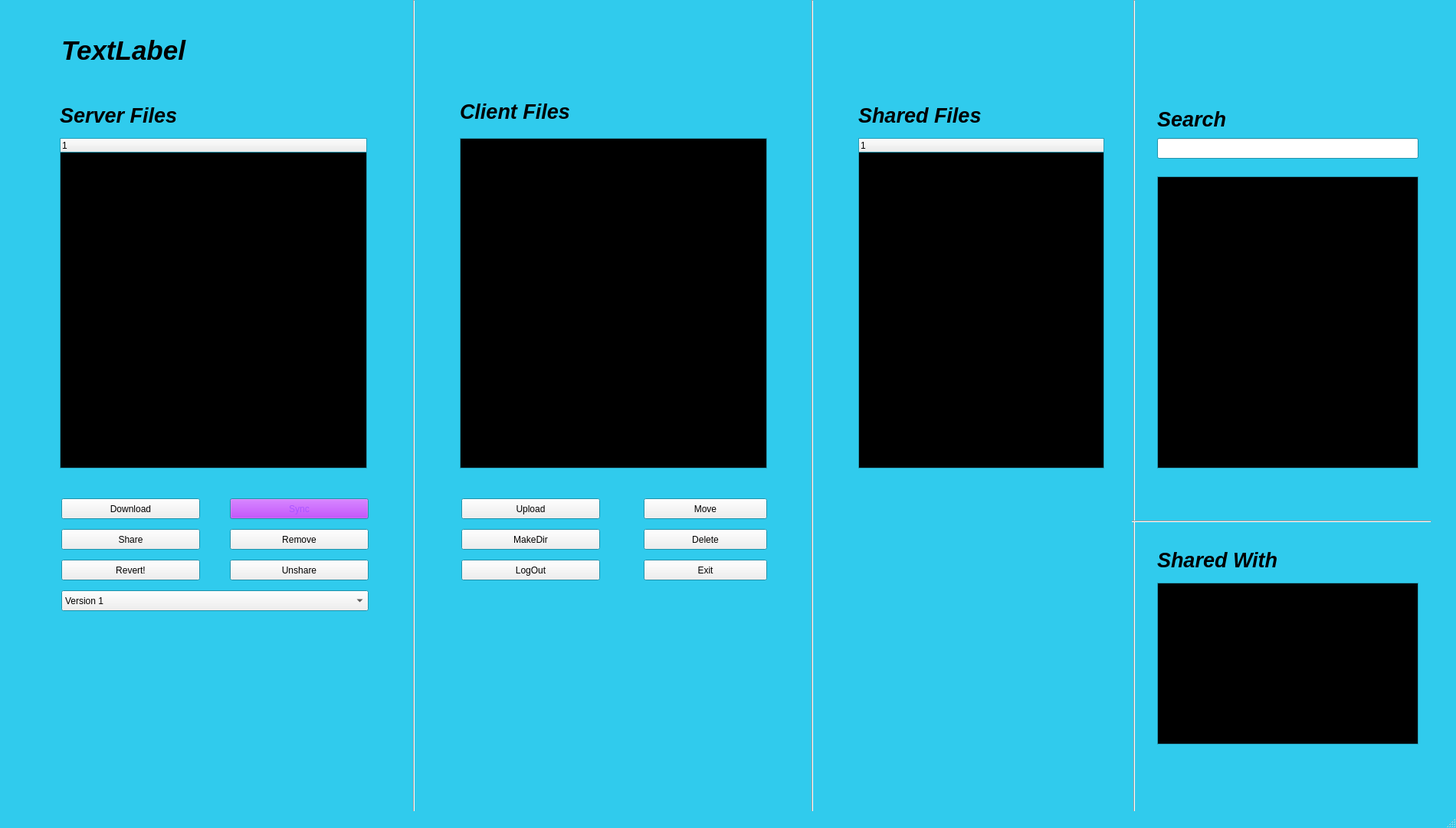
<?xml version="1.0" encoding="UTF-8"?>
<ui version="4.0">
 <class>DropBox</class>
 <widget class="QMainWindow" name="DropBox">
  <property name="geometry">
   <rect>
    <x>0</x>
    <y>0</y>
    <width>1900</width>
    <height>1080</height>
   </rect>
  </property>
  <property name="palette">
   <palette>
    <active>
     <colorrole role="Base">
      <brush brushstyle="SolidPattern">
       <color alpha="255">
        <red>255</red>
        <green>255</green>
        <blue>255</blue>
       </color>
      </brush>
     </colorrole>
     <colorrole role="Window">
      <brush brushstyle="SolidPattern">
       <color alpha="255">
        <red>48</red>
        <green>203</green>
        <blue>237</blue>
       </color>
      </brush>
     </colorrole>
    </active>
    <inactive>
     <colorrole role="Base">
      <brush brushstyle="SolidPattern">
       <color alpha="255">
        <red>255</red>
        <green>255</green>
        <blue>255</blue>
       </color>
      </brush>
     </colorrole>
     <colorrole role="Window">
      <brush brushstyle="SolidPattern">
       <color alpha="255">
        <red>48</red>
        <green>203</green>
        <blue>237</blue>
       </color>
      </brush>
     </colorrole>
    </inactive>
    <disabled>
     <colorrole role="Base">
      <brush brushstyle="SolidPattern">
       <color alpha="255">
        <red>48</red>
        <green>203</green>
        <blue>237</blue>
       </color>
      </brush>
     </colorrole>
     <colorrole role="Window">
      <brush brushstyle="SolidPattern">
       <color alpha="255">
        <red>48</red>
        <green>203</green>
        <blue>237</blue>
       </color>
      </brush>
     </colorrole>
    </disabled>
   </palette>
  </property>
  <property name="windowTitle">
   <string>myDropBox</string>
  </property>
  <widget class="QWidget" name="centralwidget">
   <widget class="QTreeView" name="clientTreeView">
    <property name="geometry">
     <rect>
      <x>600</x>
      <y>180</y>
      <width>401</width>
      <height>431</height>
     </rect>
    </property>
    <property name="palette">
     <palette>
      <active>
       <colorrole role="WindowText">
        <brush brushstyle="SolidPattern">
         <color alpha="255">
          <red>255</red>
          <green>255</green>
          <blue>255</blue>
         </color>
        </brush>
       </colorrole>
       <colorrole role="Text">
        <brush brushstyle="SolidPattern">
         <color alpha="255">
          <red>255</red>
          <green>255</green>
          <blue>255</blue>
         </color>
        </brush>
       </colorrole>
       <colorrole role="Base">
        <brush brushstyle="SolidPattern">
         <color alpha="255">
          <red>0</red>
          <green>0</green>
          <blue>0</blue>
         </color>
        </brush>
       </colorrole>
       <colorrole role="Highlight">
        <brush brushstyle="SolidPattern">
         <color alpha="255">
          <red>0</red>
          <green>255</green>
          <blue>255</blue>
         </color>
        </brush>
       </colorrole>
      </active>
      <inactive>
       <colorrole role="WindowText">
        <brush brushstyle="SolidPattern">
         <color alpha="255">
          <red>255</red>
          <green>255</green>
          <blue>255</blue>
         </color>
        </brush>
       </colorrole>
       <colorrole role="Text">
        <brush brushstyle="SolidPattern">
         <color alpha="255">
          <red>255</red>
          <green>255</green>
          <blue>255</blue>
         </color>
        </brush>
       </colorrole>
       <colorrole role="Base">
        <brush brushstyle="SolidPattern">
         <color alpha="255">
          <red>0</red>
          <green>0</green>
          <blue>0</blue>
         </color>
        </brush>
       </colorrole>
       <colorrole role="Highlight">
        <brush brushstyle="SolidPattern">
         <color alpha="255">
          <red>0</red>
          <green>255</green>
          <blue>255</blue>
         </color>
        </brush>
       </colorrole>
      </inactive>
      <disabled>
       <colorrole role="WindowText">
        <brush brushstyle="SolidPattern">
         <color alpha="255">
          <red>159</red>
          <green>158</green>
          <blue>158</blue>
         </color>
        </brush>
       </colorrole>
       <colorrole role="Text">
        <brush brushstyle="SolidPattern">
         <color alpha="255">
          <red>159</red>
          <green>158</green>
          <blue>158</blue>
         </color>
        </brush>
       </colorrole>
       <colorrole role="Base">
        <brush brushstyle="SolidPattern">
         <color alpha="255">
          <red>255</red>
          <green>255</green>
          <blue>255</blue>
         </color>
        </brush>
       </colorrole>
       <colorrole role="Highlight">
        <brush brushstyle="SolidPattern">
         <color alpha="255">
          <red>240</red>
          <green>240</green>
          <blue>240</blue>
         </color>
        </brush>
       </colorrole>
      </disabled>
     </palette>
    </property>
   </widget>
   <widget class="QPushButton" name="btnSync">
    <property name="geometry">
     <rect>
      <x>300</x>
      <y>650</y>
      <width>181</width>
      <height>27</height>
     </rect>
    </property>
    <property name="palette">
     <palette>
      <active>
       <colorrole role="Button">
        <brush brushstyle="SolidPattern">
         <color alpha="255">
          <red>170</red>
          <green>0</green>
          <blue>255</blue>
         </color>
        </brush>
       </colorrole>
       <colorrole role="Text">
        <brush brushstyle="SolidPattern">
         <color alpha="255">
          <red>0</red>
          <green>255</green>
          <blue>0</blue>
         </color>
        </brush>
       </colorrole>
       <colorrole role="ButtonText">
        <brush brushstyle="SolidPattern">
         <color alpha="255">
          <red>170</red>
          <green>85</green>
          <blue>255</blue>
         </color>
        </brush>
       </colorrole>
       <colorrole role="Base">
        <brush brushstyle="SolidPattern">
         <color alpha="255">
          <red>0</red>
          <green>255</green>
          <blue>0</blue>
         </color>
        </brush>
       </colorrole>
      </active>
      <inactive>
       <colorrole role="Button">
        <brush brushstyle="SolidPattern">
         <color alpha="255">
          <red>170</red>
          <green>0</green>
          <blue>255</blue>
         </color>
        </brush>
       </colorrole>
       <colorrole role="Text">
        <brush brushstyle="SolidPattern">
         <color alpha="255">
          <red>0</red>
          <green>255</green>
          <blue>0</blue>
         </color>
        </brush>
       </colorrole>
       <colorrole role="ButtonText">
        <brush brushstyle="SolidPattern">
         <color alpha="255">
          <red>170</red>
          <green>85</green>
          <blue>255</blue>
         </color>
        </brush>
       </colorrole>
       <colorrole role="Base">
        <brush brushstyle="SolidPattern">
         <color alpha="255">
          <red>0</red>
          <green>255</green>
          <blue>0</blue>
         </color>
        </brush>
       </colorrole>
      </inactive>
      <disabled>
       <colorrole role="Button">
        <brush brushstyle="SolidPattern">
         <color alpha="255">
          <red>170</red>
          <green>0</green>
          <blue>255</blue>
         </color>
        </brush>
       </colorrole>
       <colorrole role="Text">
        <brush brushstyle="SolidPattern">
         <color alpha="255">
          <red>159</red>
          <green>158</green>
          <blue>158</blue>
         </color>
        </brush>
       </colorrole>
       <colorrole role="ButtonText">
        <brush brushstyle="SolidPattern">
         <color alpha="255">
          <red>159</red>
          <green>158</green>
          <blue>158</blue>
         </color>
        </brush>
       </colorrole>
       <colorrole role="Base">
        <brush brushstyle="SolidPattern">
         <color alpha="255">
          <red>255</red>
          <green>255</green>
          <blue>255</blue>
         </color>
        </brush>
       </colorrole>
      </disabled>
     </palette>
    </property>
    <property name="text">
     <string>Sync</string>
    </property>
   </widget>
   <widget class="QPushButton" name="btnDownload">
    <property name="geometry">
     <rect>
      <x>80</x>
      <y>650</y>
      <width>181</width>
      <height>27</height>
     </rect>
    </property>
    <property name="text">
     <string>Download</string>
    </property>
   </widget>
   <widget class="QPushButton" name="btnRemove">
    <property name="geometry">
     <rect>
      <x>300</x>
      <y>690</y>
      <width>181</width>
      <height>27</height>
     </rect>
    </property>
    <property name="text">
     <string>Remove</string>
    </property>
   </widget>
   <widget class="QPushButton" name="btnShare">
    <property name="geometry">
     <rect>
      <x>80</x>
      <y>690</y>
      <width>181</width>
      <height>27</height>
     </rect>
    </property>
    <property name="text">
     <string>Share</string>
    </property>
   </widget>
   <widget class="QPushButton" name="btnUnshare">
    <property name="geometry">
     <rect>
      <x>300</x>
      <y>730</y>
      <width>181</width>
      <height>27</height>
     </rect>
    </property>
    <property name="text">
     <string>Unshare</string>
    </property>
   </widget>
   <widget class="QPushButton" name="btnUpload">
    <property name="geometry">
     <rect>
      <x>602</x>
      <y>650</y>
      <width>181</width>
      <height>27</height>
     </rect>
    </property>
    <property name="text">
     <string>Upload</string>
    </property>
   </widget>
   <widget class="QPushButton" name="btnMake">
    <property name="geometry">
     <rect>
      <x>602</x>
      <y>690</y>
      <width>181</width>
      <height>27</height>
     </rect>
    </property>
    <property name="text">
     <string>MakeDir</string>
    </property>
   </widget>
   <widget class="QPushButton" name="btnLogout">
    <property name="geometry">
     <rect>
      <x>602</x>
      <y>730</y>
      <width>181</width>
      <height>27</height>
     </rect>
    </property>
    <property name="text">
     <string>LogOut</string>
    </property>
   </widget>
   <widget class="QPushButton" name="btnDelete">
    <property name="geometry">
     <rect>
      <x>840</x>
      <y>690</y>
      <width>161</width>
      <height>27</height>
     </rect>
    </property>
    <property name="text">
     <string>Delete</string>
    </property>
   </widget>
   <widget class="QPushButton" name="btnExit">
    <property name="geometry">
     <rect>
      <x>840</x>
      <y>730</y>
      <width>161</width>
      <height>27</height>
     </rect>
    </property>
    <property name="text">
     <string>Exit</string>
    </property>
   </widget>
   <widget class="QLineEdit" name="textSearch">
    <property name="geometry">
     <rect>
      <x>1510</x>
      <y>180</y>
      <width>341</width>
      <height>27</height>
     </rect>
    </property>
   </widget>
   <widget class="QLabel" name="label">
    <property name="geometry">
     <rect>
      <x>78</x>
      <y>140</y>
      <width>181</width>
      <height>21</height>
     </rect>
    </property>
    <property name="font">
     <font>
      <pointsize>20</pointsize>
      <weight>75</weight>
      <italic>true</italic>
      <bold>true</bold>
     </font>
    </property>
    <property name="text">
     <string>Server Files</string>
    </property>
   </widget>
   <widget class="QLabel" name="label_2">
    <property name="geometry">
     <rect>
      <x>600</x>
      <y>130</y>
      <width>241</width>
      <height>31</height>
     </rect>
    </property>
    <property name="font">
     <font>
      <pointsize>20</pointsize>
      <weight>75</weight>
      <italic>true</italic>
      <bold>true</bold>
     </font>
    </property>
    <property name="text">
     <string>Client Files</string>
    </property>
    <property name="textFormat">
     <enum>Qt::AutoText</enum>
    </property>
   </widget>
   <widget class="QComboBox" name="comboRevert">
    <property name="geometry">
     <rect>
      <x>80</x>
      <y>770</y>
      <width>401</width>
      <height>27</height>
     </rect>
    </property>
    <item>
     <property name="text">
      <string>Version 1</string>
     </property>
    </item>
   </widget>
   <widget class="QPushButton" name="btnConfirmRevert">
    <property name="geometry">
     <rect>
      <x>80</x>
      <y>730</y>
      <width>181</width>
      <height>27</height>
     </rect>
    </property>
    <property name="text">
     <string>Revert!</string>
    </property>
   </widget>
   <widget class="QTreeWidget" name="serverTreeWidget">
    <property name="geometry">
     <rect>
      <x>78</x>
      <y>180</y>
      <width>401</width>
      <height>431</height>
     </rect>
    </property>
    <property name="palette">
     <palette>
      <active>
       <colorrole role="WindowText">
        <brush brushstyle="SolidPattern">
         <color alpha="255">
          <red>255</red>
          <green>255</green>
          <blue>255</blue>
         </color>
        </brush>
       </colorrole>
       <colorrole role="Text">
        <brush brushstyle="SolidPattern">
         <color alpha="255">
          <red>255</red>
          <green>255</green>
          <blue>255</blue>
         </color>
        </brush>
       </colorrole>
       <colorrole role="Base">
        <brush brushstyle="SolidPattern">
         <color alpha="255">
          <red>0</red>
          <green>0</green>
          <blue>0</blue>
         </color>
        </brush>
       </colorrole>
      </active>
      <inactive>
       <colorrole role="WindowText">
        <brush brushstyle="SolidPattern">
         <color alpha="255">
          <red>255</red>
          <green>255</green>
          <blue>255</blue>
         </color>
        </brush>
       </colorrole>
       <colorrole role="Text">
        <brush brushstyle="SolidPattern">
         <color alpha="255">
          <red>255</red>
          <green>255</green>
          <blue>255</blue>
         </color>
        </brush>
       </colorrole>
       <colorrole role="Base">
        <brush brushstyle="SolidPattern">
         <color alpha="255">
          <red>0</red>
          <green>0</green>
          <blue>0</blue>
         </color>
        </brush>
       </colorrole>
      </inactive>
      <disabled>
       <colorrole role="WindowText">
        <brush brushstyle="SolidPattern">
         <color alpha="255">
          <red>159</red>
          <green>158</green>
          <blue>158</blue>
         </color>
        </brush>
       </colorrole>
       <colorrole role="Text">
        <brush brushstyle="SolidPattern">
         <color alpha="255">
          <red>159</red>
          <green>158</green>
          <blue>158</blue>
         </color>
        </brush>
       </colorrole>
       <colorrole role="Base">
        <brush brushstyle="SolidPattern">
         <color alpha="255">
          <red>255</red>
          <green>255</green>
          <blue>255</blue>
         </color>
        </brush>
       </colorrole>
      </disabled>
     </palette>
    </property>
    <column>
     <property name="text">
      <string notr="true">1</string>
     </property>
    </column>
   </widget>
   <widget class="QTreeWidget" name="shareTreeWidget">
    <property name="geometry">
     <rect>
      <x>1120</x>
      <y>180</y>
      <width>321</width>
      <height>431</height>
     </rect>
    </property>
    <property name="palette">
     <palette>
      <active>
       <colorrole role="Text">
        <brush brushstyle="SolidPattern">
         <color alpha="255">
          <red>255</red>
          <green>255</green>
          <blue>255</blue>
         </color>
        </brush>
       </colorrole>
       <colorrole role="Base">
        <brush brushstyle="SolidPattern">
         <color alpha="255">
          <red>0</red>
          <green>0</green>
          <blue>0</blue>
         </color>
        </brush>
       </colorrole>
      </active>
      <inactive>
       <colorrole role="Text">
        <brush brushstyle="SolidPattern">
         <color alpha="255">
          <red>255</red>
          <green>255</green>
          <blue>255</blue>
         </color>
        </brush>
       </colorrole>
       <colorrole role="Base">
        <brush brushstyle="SolidPattern">
         <color alpha="255">
          <red>0</red>
          <green>0</green>
          <blue>0</blue>
         </color>
        </brush>
       </colorrole>
      </inactive>
      <disabled>
       <colorrole role="Text">
        <brush brushstyle="SolidPattern">
         <color alpha="255">
          <red>159</red>
          <green>158</green>
          <blue>158</blue>
         </color>
        </brush>
       </colorrole>
       <colorrole role="Base">
        <brush brushstyle="SolidPattern">
         <color alpha="255">
          <red>48</red>
          <green>203</green>
          <blue>237</blue>
         </color>
        </brush>
       </colorrole>
      </disabled>
     </palette>
    </property>
    <column>
     <property name="text">
      <string notr="true">1</string>
     </property>
    </column>
   </widget>
   <widget class="QPushButton" name="btnMove">
    <property name="geometry">
     <rect>
      <x>840</x>
      <y>650</y>
      <width>161</width>
      <height>27</height>
     </rect>
    </property>
    <property name="text">
     <string>Move</string>
    </property>
   </widget>
   <widget class="QListWidget" name="userListWidget">
    <property name="geometry">
     <rect>
      <x>1510</x>
      <y>230</y>
      <width>341</width>
      <height>381</height>
     </rect>
    </property>
    <property name="palette">
     <palette>
      <active>
       <colorrole role="Text">
        <brush brushstyle="SolidPattern">
         <color alpha="255">
          <red>255</red>
          <green>255</green>
          <blue>255</blue>
         </color>
        </brush>
       </colorrole>
       <colorrole role="Base">
        <brush brushstyle="SolidPattern">
         <color alpha="255">
          <red>0</red>
          <green>0</green>
          <blue>0</blue>
         </color>
        </brush>
       </colorrole>
      </active>
      <inactive>
       <colorrole role="Text">
        <brush brushstyle="SolidPattern">
         <color alpha="255">
          <red>255</red>
          <green>255</green>
          <blue>255</blue>
         </color>
        </brush>
       </colorrole>
       <colorrole role="Base">
        <brush brushstyle="SolidPattern">
         <color alpha="255">
          <red>0</red>
          <green>0</green>
          <blue>0</blue>
         </color>
        </brush>
       </colorrole>
      </inactive>
      <disabled>
       <colorrole role="Text">
        <brush brushstyle="SolidPattern">
         <color alpha="255">
          <red>159</red>
          <green>158</green>
          <blue>158</blue>
         </color>
        </brush>
       </colorrole>
       <colorrole role="Base">
        <brush brushstyle="SolidPattern">
         <color alpha="255">
          <red>48</red>
          <green>203</green>
          <blue>237</blue>
         </color>
        </brush>
       </colorrole>
      </disabled>
     </palette>
    </property>
   </widget>
   <widget class="QLabel" name="label_3">
    <property name="geometry">
     <rect>
      <x>1120</x>
      <y>140</y>
      <width>221</width>
      <height>21</height>
     </rect>
    </property>
    <property name="font">
     <font>
      <pointsize>20</pointsize>
      <weight>75</weight>
      <italic>true</italic>
      <bold>true</bold>
     </font>
    </property>
    <property name="text">
     <string>Shared Files</string>
    </property>
   </widget>
   <widget class="QLabel" name="label_4">
    <property name="geometry">
     <rect>
      <x>1510</x>
      <y>140</y>
      <width>161</width>
      <height>31</height>
     </rect>
    </property>
    <property name="font">
     <font>
      <pointsize>20</pointsize>
      <weight>75</weight>
      <italic>true</italic>
      <bold>true</bold>
     </font>
    </property>
    <property name="text">
     <string>Search</string>
    </property>
   </widget>
   <widget class="QLabel" name="lblUser">
    <property name="geometry">
     <rect>
      <x>80</x>
      <y>30</y>
      <width>321</width>
      <height>71</height>
     </rect>
    </property>
    <property name="font">
     <font>
      <pointsize>26</pointsize>
      <weight>75</weight>
      <italic>true</italic>
      <bold>true</bold>
     </font>
    </property>
    <property name="text">
     <string>TextLabel</string>
    </property>
   </widget>
   <widget class="QListWidget" name="sharedListWidget">
    <property name="geometry">
     <rect>
      <x>1510</x>
      <y>760</y>
      <width>341</width>
      <height>211</height>
     </rect>
    </property>
    <property name="palette">
     <palette>
      <active>
       <colorrole role="Text">
        <brush brushstyle="SolidPattern">
         <color alpha="255">
          <red>255</red>
          <green>255</green>
          <blue>255</blue>
         </color>
        </brush>
       </colorrole>
       <colorrole role="Base">
        <brush brushstyle="SolidPattern">
         <color alpha="255">
          <red>0</red>
          <green>0</green>
          <blue>0</blue>
         </color>
        </brush>
       </colorrole>
      </active>
      <inactive>
       <colorrole role="Text">
        <brush brushstyle="SolidPattern">
         <color alpha="255">
          <red>255</red>
          <green>255</green>
          <blue>255</blue>
         </color>
        </brush>
       </colorrole>
       <colorrole role="Base">
        <brush brushstyle="SolidPattern">
         <color alpha="255">
          <red>0</red>
          <green>0</green>
          <blue>0</blue>
         </color>
        </brush>
       </colorrole>
      </inactive>
      <disabled>
       <colorrole role="Text">
        <brush brushstyle="SolidPattern">
         <color alpha="255">
          <red>159</red>
          <green>158</green>
          <blue>158</blue>
         </color>
        </brush>
       </colorrole>
       <colorrole role="Base">
        <brush brushstyle="SolidPattern">
         <color alpha="255">
          <red>48</red>
          <green>203</green>
          <blue>237</blue>
         </color>
        </brush>
       </colorrole>
      </disabled>
     </palette>
    </property>
   </widget>
   <widget class="QLabel" name="label_5">
    <property name="geometry">
     <rect>
      <x>1510</x>
      <y>710</y>
      <width>191</width>
      <height>41</height>
     </rect>
    </property>
    <property name="font">
     <font>
      <pointsize>20</pointsize>
      <weight>75</weight>
      <italic>true</italic>
      <bold>true</bold>
     </font>
    </property>
    <property name="text">
     <string>Shared With</string>
    </property>
   </widget>
   <widget class="Line" name="line">
    <property name="geometry">
     <rect>
      <x>1050</x>
      <y>0</y>
      <width>20</width>
      <height>1061</height>
     </rect>
    </property>
    <property name="orientation">
     <enum>Qt::Vertical</enum>
    </property>
   </widget>
   <widget class="Line" name="line_2">
    <property name="geometry">
     <rect>
      <x>1470</x>
      <y>0</y>
      <width>20</width>
      <height>1061</height>
     </rect>
    </property>
    <property name="orientation">
     <enum>Qt::Vertical</enum>
    </property>
   </widget>
   <widget class="Line" name="line_3">
    <property name="geometry">
     <rect>
      <x>1477</x>
      <y>670</y>
      <width>391</width>
      <height>20</height>
     </rect>
    </property>
    <property name="orientation">
     <enum>Qt::Horizontal</enum>
    </property>
   </widget>
   <widget class="Line" name="line_4">
    <property name="geometry">
     <rect>
      <x>530</x>
      <y>0</y>
      <width>20</width>
      <height>1061</height>
     </rect>
    </property>
    <property name="orientation">
     <enum>Qt::Vertical</enum>
    </property>
   </widget>
  </widget>
  <widget class="QStatusBar" name="statusbar"/>
 </widget>
 <resources/>
 <connections/>
</ui>
